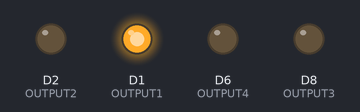
Recording of a sketch running on a simulated ESP8266 (NodeMCU). Parts: output pins drawn as LEDs (lit = HIGH).

Above: at 0.5 s.
At 2.0 s:
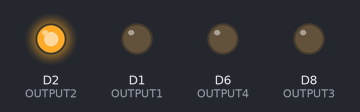
At 3.5 s:
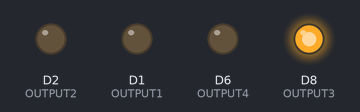
At 5.0 s:
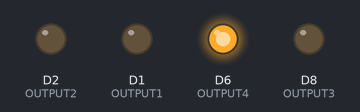
At 7.2 s:
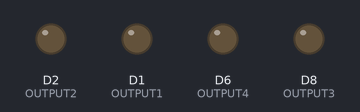
Timing chart, 0 to 7.8 s (numbered marks = the images above):
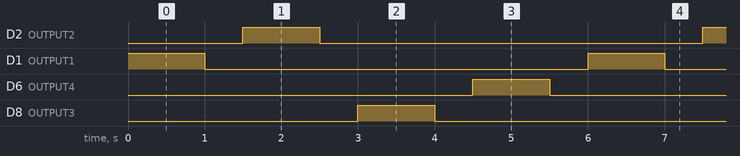

The sketch:

smarthome-relay.ino
```cpp
#define OUTPUT1 D1
#define OUTPUT2 D2
#define OUTPUT3 D8
#define OUTPUT4 D6

void setup() {
  Serial.begin(115200);
  pinMode(OUTPUT1, OUTPUT);
  pinMode(OUTPUT2, OUTPUT);
  pinMode(OUTPUT3, OUTPUT);
  pinMode(OUTPUT4, OUTPUT);
}

void loop() {
  digitalWrite(OUTPUT1, 1);
  delay(1000);
  digitalWrite(OUTPUT1, 0);
  delay(500);

  digitalWrite(OUTPUT2, 1);
  delay(1000);
  digitalWrite(OUTPUT2, 0);
  delay(500);

  digitalWrite(OUTPUT3, 1);
  delay(1000);
  digitalWrite(OUTPUT3, 0);
  delay(500);

  digitalWrite(OUTPUT4, 1);
  delay(1000);
  digitalWrite(OUTPUT4, 0);
  delay(500);
}
```

Measured:
- by itself, D2 (OUTPUT2), D1 (OUTPUT1), D6 (OUTPUT4), D8 (OUTPUT3): alternates HIGH for 1.0 s and LOW for 5.0 s
- by itself, everything shown: repeats every 6.0 s, in 8 steps
